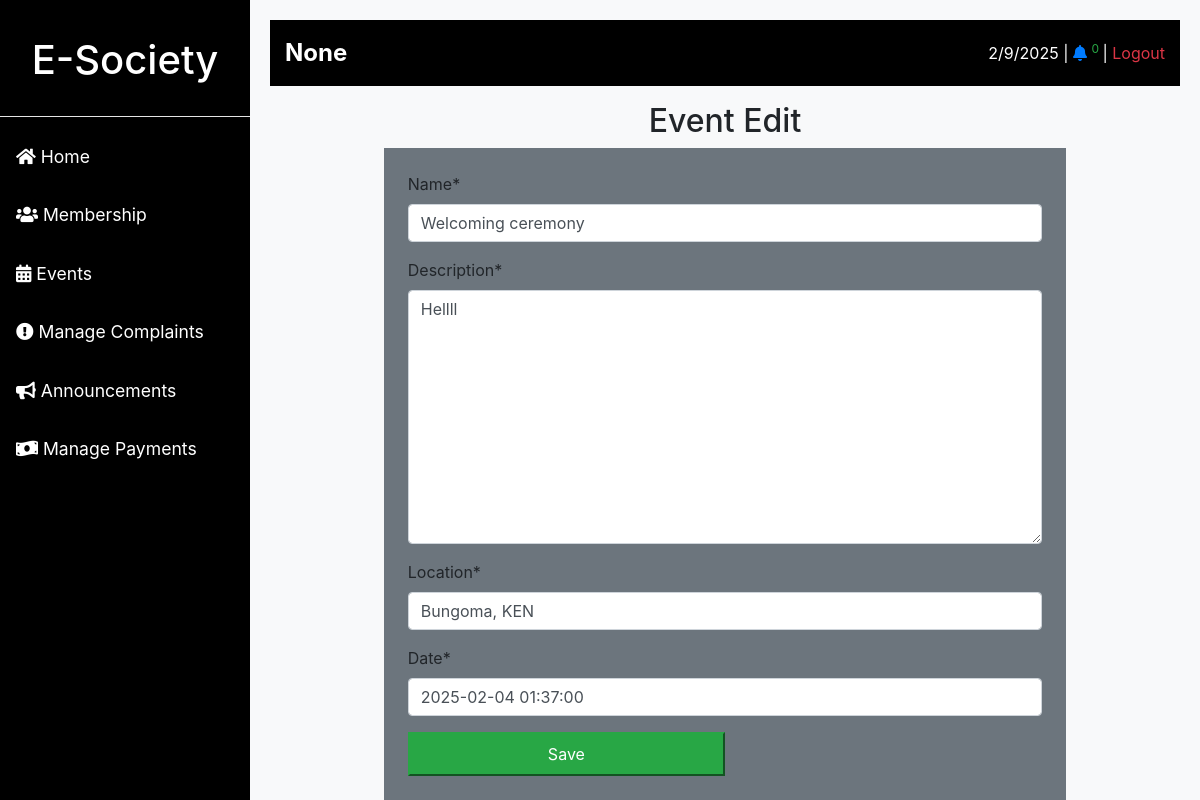
The page /event/edit/9/ (signed in) on the database its author committed.
### base/models.py (models this page shows, shortened)
class User(AbstractUser):
    second_name = models.CharField(max_length=20, null=True)
    age = models.PositiveIntegerField(null=True)
    gender = models.ForeignKey(Gender, null=True, on_delete=models.CASCADE)
    marital_status = models.ForeignKey(MaritalStatus, null=True, on_delete=models.CASCADE)
    phone = models.PositiveIntegerField(null=True, unique=True)
    email = models.CharField(max_length=50, null=True, unique=True)
    society = models.ForeignKey(Society, null=True, on_delete=models.CASCADE)
    USERNAME_FIELD = 'email'
    REQUIRED_FIELDS = []

class Society(models.Model):
    name = models.CharField(max_length=100, null=True, unique=True)
    certificate = models.ImageField(upload_to="certificates/", null=True)

class Event(models.Model):
        name = models.CharField(max_length=100, null=True)
        date = models.DateTimeField(null=True)
        description = models.TextField(null=True)
        location = models.CharField(max_length=100, null=True)
        is_done = models.BooleanField(default=False)
        is_cancelled = models.BooleanField(default=False)
        society = models.ForeignKey(Society, null=True, on_delete=models.CASCADE)

### base/views.py (the view)
# urls.py: path('event/edit/<int:id>/', views.event_edit, name='event-edit-url'),
@login_required(login_url='signin-url')
def event_edit(request, id):
        event = Event.objects.get(id=id)
        form = eventEditForm(instance=event)
        if request.method == 'POST':
            form = eventEditForm(request.POST, instance=event)
            if form.is_valid():
                form.save()
                messages.success(request, 'Event updated successfully')
                return redirect('events-url')
        return render(request, 'event_edit.html', {'form': form, 'event': event})

### base/forms.py
class eventEditForm(forms.ModelForm):
    class Meta:
        model = Event
        fields = ['name', 'description','location', 'date']

### base/context_processors.py (called while the page is built)
def notification_count(request):
    event_count = 0
    if request.user.is_authenticated:
        complaints = Complaint.objects.filter(
            user__society=request.user.society, is_solved=False
        )
        events = Event.objects.filter(society__user=request.user, is_done=False)
        count = complaints.count() + events.count()
        event_count = events.count()
    else:
        count = 0  # If user is not logged in, return 0
    return {"notification_count": count, "events_count": event_count}

    def process_request(self, request):
        otps = OTP.objects.filter(is_used=False)
        for otp in otps:
            expire_time = otp.expire_time
            if expire_time <= timezone.now():
                otp.is_used = True
                otp.save()
                otp.delete()
        return None

### templates/event_edit.html (shortened to what this page needs)
{% extends "main.html" %}
{% load crispy_forms_filters %}
{% block content %}
<h2 class="text-center">Event Edit</h2>
<form class="bg-secondary w-75 m-auto p-4" action="{% url 'event-edit-url' event.id %}" method="post">
    {{form|crispy}}
    <input class="btn-success w-50 p-2" type="submit" value="Save">
</form>
{% endblock %}

### templates/main.html (shortened to what this page needs)
{% load static %}
<!DOCTYPE html>
<html lang="en">
<head>
    <link href="https://stackpath.bootstrapcdn.com/bootstrap/4.5.2/css/bootstrap.min.css" rel="stylesheet">
    <link rel="stylesheet" href="https://cdnjs.cloudflare.com/ajax/libs/font-awesome/5.15.4/css/all.min.css">
    <link rel="stylesheet" href="{% static 'bootstrap/css/main.css' %}">
</head>
<body>
<div class="main-container">
    <div class="sidebar">
        <h1 class="w-100 text-center text-white p-3">
            E-Society
        </h1>
        <hr class="bg-white">
        {% if request.user.is_authenticated %}
            <a href="{% url 'dashboard-url' %}" class="btn text-left">
                <i class="fas fa-home"></i> Home
            </a>
            <a href="{% url 'members-url' %}" class="btn text-left">
                <i class="fas fa-users"></i> Membership
            </a>
            <a href="{% url 'events-url' %}" class="btn text-left">
                <i class="fas fa-calendar-alt"></i> Events
            </a>
            <a href="{% url 'complaints-url' %}" class="btn text-left">
                <i class="fas fa-exclamation-circle"></i> Manage Complaints
            </a>
            <a href="#" class="btn text-left">
                <i class="fas fa-bullhorn"></i> Announcements
            </a>
            <a href="#" class="btn text-left">
                <i class="fas fa-money-bill-wave"></i> Manage Payments
            </a>
        {% endif %}
    </div>
    <div class="content" >
        <div class="top-nav mb-3">
            <div class="society-name">
                <span>{{ request.user.society.name }}</span>
            </div>
            {% if request.user.is_authenticated %}
                <div>
                    <span id="current-date"></span> |
                    <span>
                        <a href="{% url 'complaints-url' %}">
                            <i class="fas fa-bell"></i>
                            <sup class="text-success">
                                {{ notification_count }}
                            </sup>
                        </a>
                    </span> |
                    <a href="{% url 'logout-url' %}" class="text-danger">Logout</a>
                </div>
            {% endif %}
        </div>
        {% block content %}{% endblock %}
    </div>
</div>
</body>
</html>

### rows shown on the page
User: user.society.name "None"
Event: name "Welcoming ceremony", description "Hellll", location "Bungoma, KEN", date "2025-02-04 01:37:00"

### other values the page prints
{{ notification_count }} "0"
